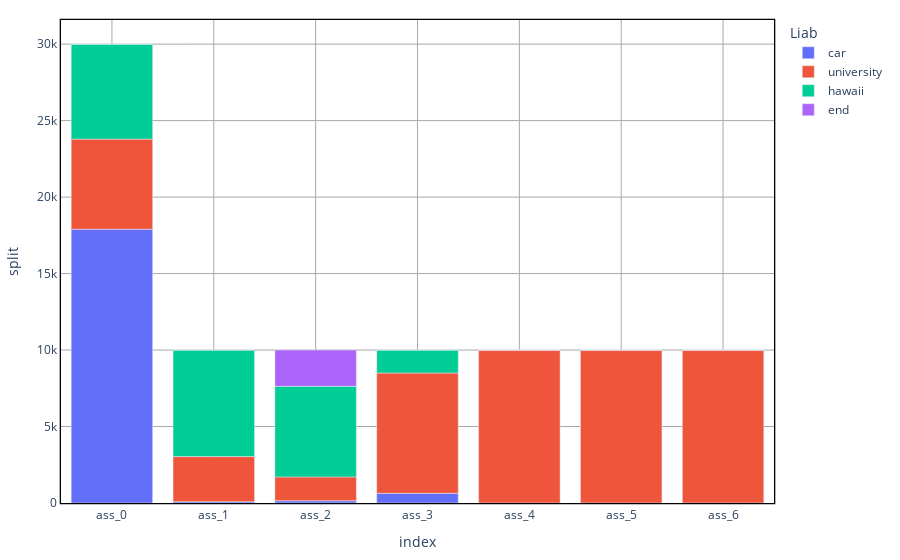

The notebook cell saved with this chart:
### Code cell
AssetPerLiab = {}
for a in A:
    Asset_al = list(np.sum(Assets_l[a], axis = 1))
    Asset_al.append(np.sum(Assets_end[a]))
    L_end = list(L)
    L_end.append("end")
    AssetPerLiab[a] = {L_end[l]:Asset_al[l] for l in np.arange(len(L_end))}

AssetPerLiab = pd.DataFrame(AssetPerLiab).transpose().reset_index()
print(AssetPerLiab.sum())
AssetPerLiab_melt = AssetPerLiab.melt(id_vars=['index'], var_name='Liab', value_name='split')
plt = px.bar(AssetPerLiab_melt, x="index", y = "split", color = "Liab")
plt = standardized_chart(plt)
plt.show()

### Figure 1 — Plotly figure (JSON) as saved in the notebook; plotly's stock layout.template omitted (floating-point values rounded to 4 significant figures)
{"data": [{"alignmentgroup": "True", "hovertemplate": "Liab=car<br>index=%{x}<br>split=%{y}<extra></extra>", "legendgroup": "car", "marker": {"color": "#636efa"}, "name": "car", "offsetgroup": "car", "orientation": "v", "showlegend": true, "textposition": "auto", "type": "bar", "x": ["ass_0", "ass_1", "ass_2", "ass_3", "ass_4", "ass_5", "ass_6"], "xaxis": "x", "y": [17910.0, 85.58, 148.7, 634.2, 0, 0, 0], "yaxis": "y"}, {"alignmentgroup": "True", "hovertemplate": "Liab=university<br>index=%{x}<br>split=%{y}<extra></extra>", "legendgroup": "university", "marker": {"color": "#EF553B"}, "name": "university", "offsetgroup": "university", "orientation": "v", "showlegend": true, "textposition": "auto", "type": "bar", "x": ["ass_0", "ass_1", "ass_2", "ass_3", "ass_4", "ass_5", "ass_6"], "xaxis": "x", "y": [5886.0, 2949.0, 1559.0, 7866.0, 10000.0, 10000, 10000.0], "yaxis": "y"}, {"alignmentgroup": "True", "hovertemplate": "Liab=hawaii<br>index=%{x}<br>split=%{y}<extra></extra>", "legendgroup": "hawaii", "marker": {"color": "#00cc96"}, "name": "hawaii", "offsetgroup": "hawaii", "orientation": "v", "showlegend": true, "textposition": "auto", "type": "bar", "x": ["ass_0", "ass_1", "ass_2", "ass_3", "ass_4", "ass_5", "ass_6"], "xaxis": "x", "y": [6209.0, 6966.0, 5919.0, 1500.0, 0, 0, 0], "yaxis": "y"}, {"alignmentgroup": "True", "hovertemplate": "Liab=end<br>index=%{x}<br>split=%{y}<extra></extra>", "legendgroup": "end", "marker": {"color": "#ab63fa"}, "name": "end", "offsetgroup": "end", "orientation": "v", "showlegend": true, "textposition": "auto", "type": "bar", "x": ["ass_0", "ass_1", "ass_2", "ass_3", "ass_4", "ass_5", "ass_6"], "xaxis": "x", "y": [0, 0, 2373.0, 0, 0, 0, 0], "yaxis": "y"}], "layout": {"barmode": "relative", "legend": {"title": {"text": "Liab"}, "tracegroupgap": 0}, "margin": {"b": 20, "l": 20, "r": 20, "t": 20}, "paper_bgcolor": "white", "plot_bgcolor": "white", "showlegend": true, "xaxis": {"anchor": "y", "domain": [0, 1], "gridcolor": "darkgray", "gridwidth": 1, "linecolor": "black", "linewidth": 1.3, "mirror": true, "showgrid": true, "showline": true, "title": {"text": "index"}}, "yaxis": {"anchor": "x", "domain": [0, 1], "gridcolor": "darkgray", "gridwidth": 1, "linecolor": "black", "linewidth": 1.3, "mirror": true, "showgrid": true, "showline": true, "title": {"text": "split"}}}}
